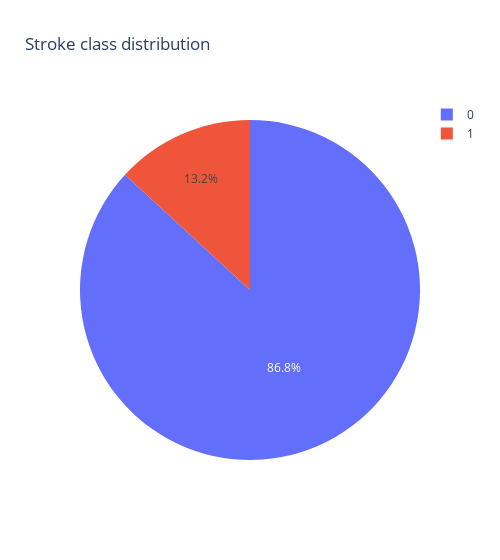

The notebook cell this image was saved under:
### Markdown cell above
## Basic Statistics

### Code cell
stroke = data['stroke']
print(f'Stroke: {round(stroke.value_counts(normalize=True)[1]*100,2)}% ({stroke.value_counts()[1]} patients)')
print(f'No stroke: {round(stroke.value_counts(normalize=True)[0]*100,2)}% ({stroke.value_counts()[0]} patients)')

print("\nFor comparison: ratio for all age groups:")
stroke_all = data_all['stroke']
print(f'Stroke: {round(stroke_all.value_counts(normalize=True)[1]*100,2)}% ({stroke_all.value_counts()[1]} patients)')
print(f'No stroke: {round(stroke_all.value_counts(normalize=True)[0]*100,2)}% ({stroke_all.value_counts()[0]} patients)')



# fig = px.histogram(data, x="stroke", title='Stroke', width=400, height=400)
# fig.show()

fig = px.pie(data, width=500, names='stroke',title="Stroke class distribution", labels={
                     "stroke": "Had stroke?"
                 })
fig.show()
fig.write_image("../data/stroke_class_distribution.png", engine='kaleido')

### Figure 1 — Plotly figure (JSON) as saved in the notebook; plotly's stock layout.template omitted (floating-point values rounded to 4 significant figures; data arrays with more than 128 entries replaced by an {"elided": "..."} marker saying what was removed)
{"data": [{"domain": {"x": [0, 1], "y": [0, 1]}, "hovertemplate": "Had stroke?=%{label}<extra></extra>", "labels": {"elided": "1376 int values"}, "legendgroup": "", "name": "", "showlegend": true, "type": "pie"}], "layout": {"legend": {"tracegroupgap": 0}, "title": {"text": "Stroke class distribution"}, "width": 500}}
